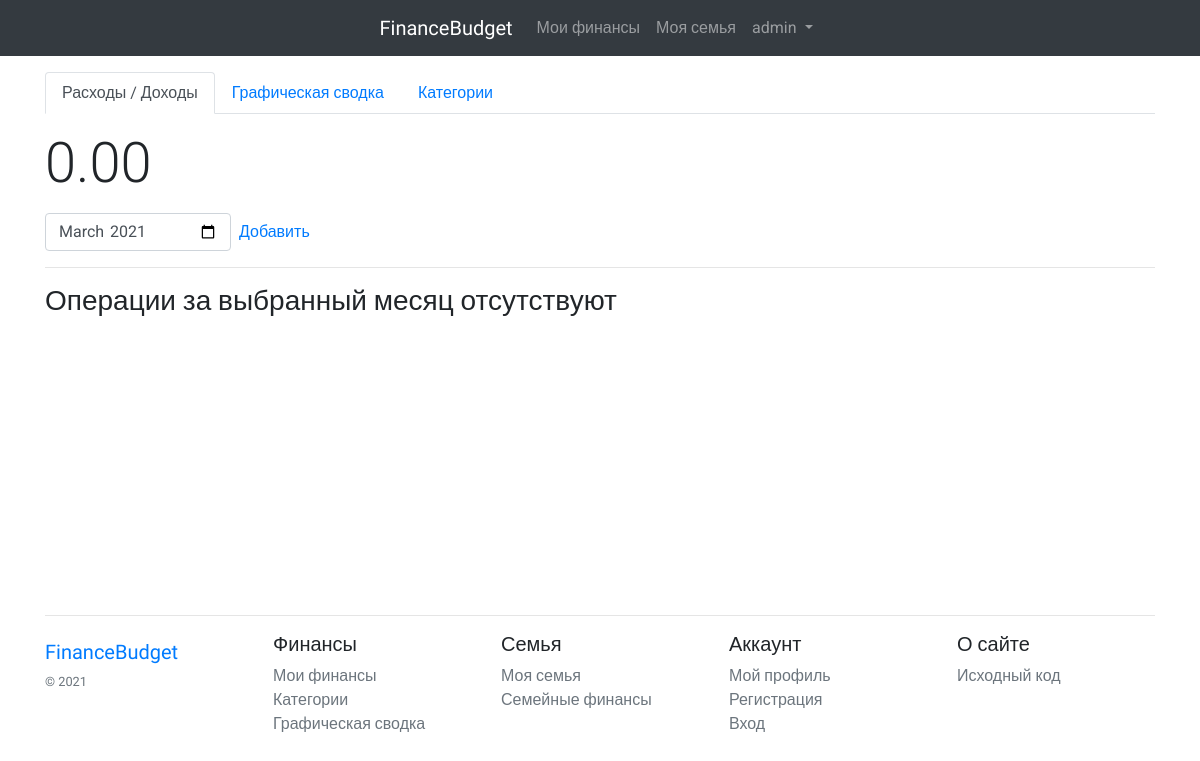
The app's page /operation/ (signed in), older data.
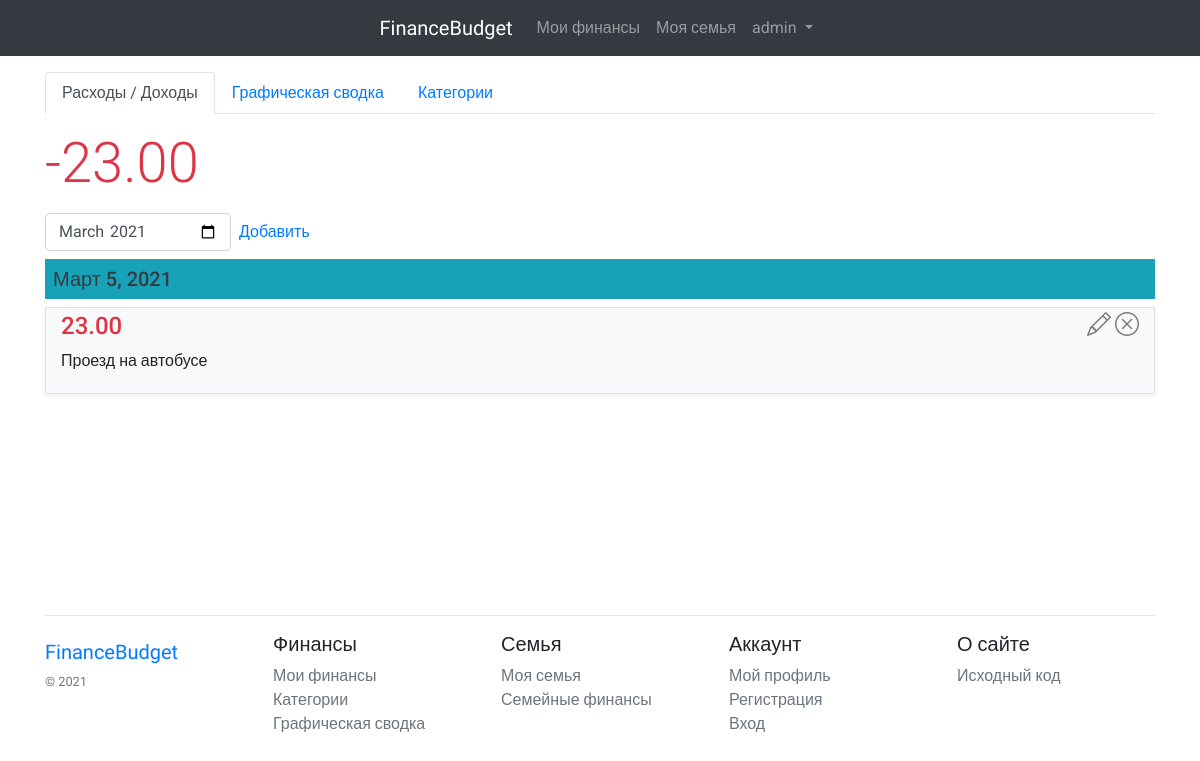
The same page, newer data.
### budget/models.py (models this page shows, shortened)
class Operation(models.Model):
    value = models.DecimalField(max_digits=10, decimal_places=2, verbose_name="Сумма")
    date = models.DateField(auto_now_add=True)
    description = models.CharField(max_length=128, verbose_name="Описание", blank=True, null=True)
    category = models.ForeignKey(Category, on_delete=models.CASCADE, verbose_name="Категория",
                                 related_name='operations', null=True, blank=True)
    user = models.ForeignKey(User, on_delete=models.CASCADE, related_name='operations')

class Category(models.Model):
    name = models.CharField(max_length=32, verbose_name="Категория")
    user = models.ForeignKey(User, blank=True, null=True, on_delete=models.CASCADE)
    type_pay = models.PositiveSmallIntegerField(choices=((0, 'Расход'), (1, 'Доход')), default=0)

### budget/views.py (the view)
# urls.py: path('operation/', OperationListView.as_view(), name='b-list-operation'),
class OperationListView(LoginRequiredMixin, MonthArchiveView):
    login_url = reverse_lazy('a-login')
    model = Operation
    template_name = 'budget/list_operation.html'
    context_object_name = 'list_operation'
    date_field = 'date'
    month_format = '%m'
    allow_empty = True
    def get_month(self):
        try:
            month = super().get_month()
        except Http404:
            month = datetime.datetime.now().strftime(self.get_month_format())
        return month
    def get_year(self):
        try:
            year = super().get_year()
        except Http404:
            year = datetime.datetime.now().strftime(self.get_year_format())
        return year
    def get_queryset(self):
        queryset = super().get_queryset()
        return queryset.filter(user_id=self.request.user.id).order_by('-date', '-id')
    def get_context_data(self, *args, **kwargs):
        context = super().get_context_data(*args, **kwargs)
        total = self.object_list.filter(category__type_pay=1).aggregate(total=Sum('value'))['total']
        if total is None:
            total = 0
        total_cost = self.object_list.filter(category__type_pay=0).aggregate(total=Sum('value'))['total']
        if total_cost is None:
            total_cost = 0
        total -= total_cost
        context.update({'total': total})
        return context

### budget/templates/budget/list_operation.html (shortened to what this page needs)
{% extends 'base.html' %}
{% block content %}
{% include 'budget/include/operation_tabs.html' %}
<div id="list-operation">
    <div id="app_category">
        <div class="d-flex">
            <span class="display-4 {% if total > 0%}text-success{% elif total < 0%}text-danger{% endif %} my-3">{{total|floatformat:2}}</span>
        </div>
        <div class="d-flex align-items-center">
            <div class="">
                <input
                type="month"
                value="{{month|date:'Y-m'}}"
                class="form-control"
                onchange="month_change(this.value, '{{request.path}}')">
            </div>
            <div class="ml-2">
                <a href="{% url 'b-operation-create'%}">Добавить</a>
            </div>
        </div>
        {% if not list_operation %}
            <hr>
            <h3 class="font-weight-light">Операции за выбранный месяц отсутствуют</h3>
        {% endif %}
        {% for operation in list_operation %}
        {% ifchanged operation.date %}
        <h5 class="bg-info p-2 text-dark my-2">{{operation.date}}</h5>
        {% endifchanged %}
        <div class="shadow-sm mt-2 bg-light div-hover border">
            <div class="container py-1">
                 <button type="button"
                         class="close"
                         data-dismiss="alert"
                         aria-label="Close"
                         v-on:click="delete_operation({{operation.id}}, '{% url 'b-operation-delete' operation.id %}')">
                     <span aria-hidden="true"><i class="bi bi-x-circle red-hover"></i></span>
                 </button>
                <a class="close mr-1" href="{% url 'b-operation-update' operation.id %}">
                     <span aria-hidden="true"><i class="bi bi-pencil"></i></span>
                </a>
                {% if operation.category.type_pay %}
                <h4 class="text-success">{{operation.value}}</h4>
                {% else %}
                <h4 class="text-danger">{{operation.value}}</h4>
                {% endif %}
                <p>{{operation.description|default:operation.category.name}}</p>
            </div>
        </div>
        {% endfor %}
    </div>
</div>
{% endblock content%}

Row changes from the older to the newer data that the page shows:
added Operation: date "Март 5, 2021", value "23.00", description "Проезд на автобусе"
Text that changed along with them:
{{ total|floatformat:2 }}: "0.00" → "-23.00"
text no longer shown: "Операции за выбранный месяц отсутствуют"
